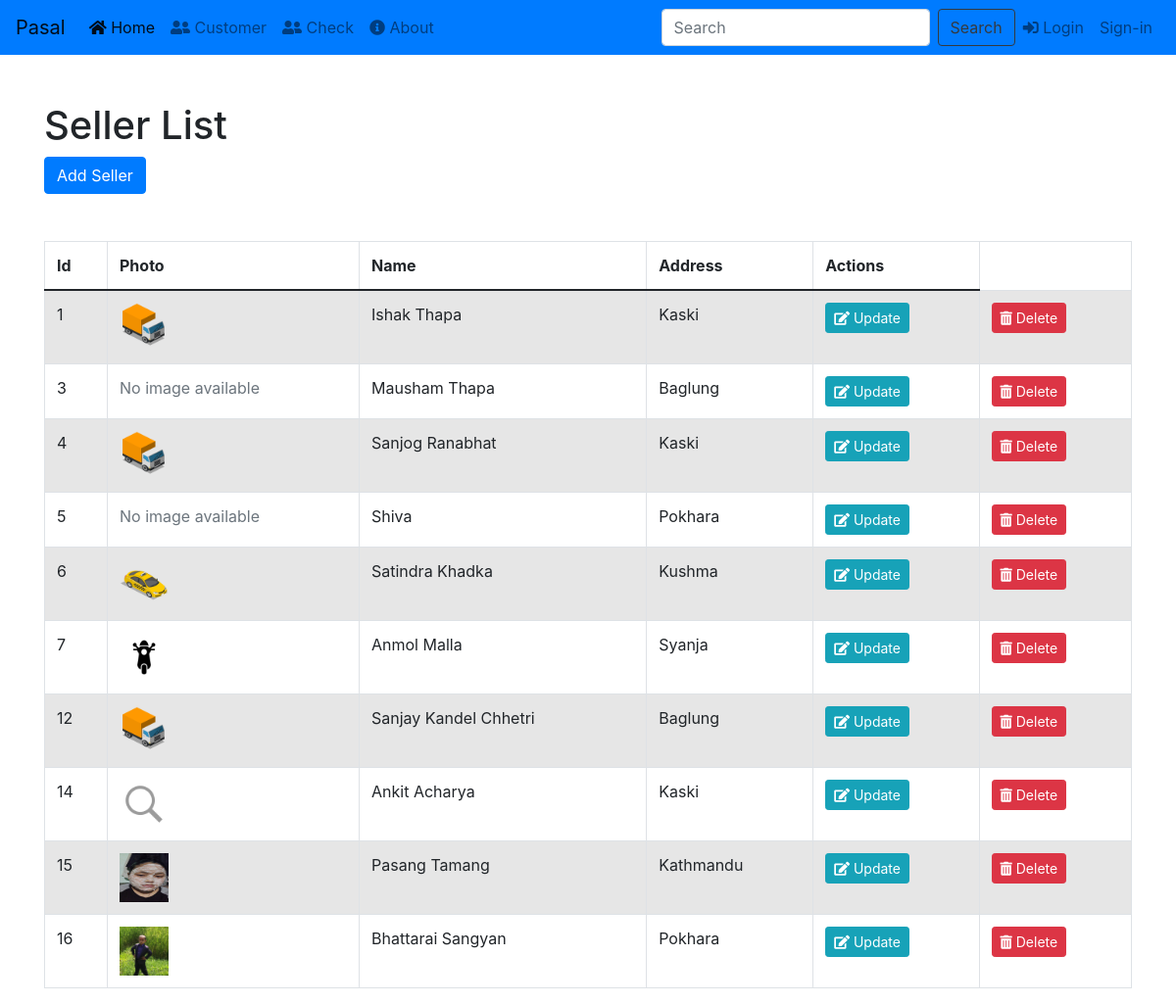
Screenshot of /customer/ with the database file from the repository.
### Home/models.py (models this page shows, shortened)
class Customer(models.Model):
    name = models.CharField(max_length=100)
    address = models.CharField(max_length=100,null=True)
    image = models.ImageField(upload_to='static/image/',null=True,blank=True)

### Home/views.py (the view)
def customer(request):
    Customers = Customer.objects.all()
    cont ={
        'Customers':Customers
    }
    return render(request,'Home/customer.html',cont)

### Home/templates/Home/customer.html (shortened to what this page needs)
{%extends 'base.html'%}
{% load static %}
{%block content %}
<nav class="navbar navbar-expand-lg navbar-light bg-primary">
    <a class="navbar-brand" href="#">Pasal</a>
    <div class="collapse navbar-collapse" id="navbarNav">
      <ul class="navbar-nav mr-auto">
        <li class="nav-item active">
          <a class="nav-link" href="{% url 'index' %}"><i class="fas fa-home"></i> Home <span class="sr-only">(current)</span></a>
        </li>
        <li class="nav-item">
          <a class="nav-link" href="{% url 'customer' %}"><i class="fas fa-user-friends"></i> Customer</a>
        </li>
        <li class="nav-item">
          <a class="nav-link" href="{% url 'check' %}"><i class="fas fa-user-friends"></i> Check</a>
        </li>
        <li class="nav-item">
          <a class="nav-link" href="{% url 'about' %}"><i class="fas fa-info-circle"></i> About</a>
        </li>
      </ul>
      <form class="form-inline">
        <input class="form-control mr-sm-2" type="search" placeholder="Search" aria-label="Search">
        <button class="btn btn-outline-dark my-2 my-sm-0" type="submit">Search</button>
      </form>
      <ul class="navbar-nav">
        <li class="nav-item">
          <a class="nav-link" href="{% url 'login' %}"><i class="fas fa-sign-in-alt"></i> Login</a>
        </li>
        <li class="nav-item">
          <a class="nav-link" href="{% url 'register' %}">Sign-in</a>
        </li>
      </ul>
    </div>
  </nav>
  <div class="container mt-5">
    <h1>Seller List</h1>
    <a href="{% url 'add' %}" class="btn btn-primary mb-5">Add Seller</a>
    <table class="table table-striped table-bordered ">
        <thead>
            <tr>
                <th>Id</th>
                <th>Photo</th>
                <th>Name</th>
                <th>Address</th>
                <th>Actions</th>
            </tr>
        </thead>
        <tbody>
            {% for Customer in Customers %}
            <tr>
                <td>{{ Customer.id }}</td>
                <td>
                    {% if Customer.image %}
                    <img src="{{ Customer.image.url }}" class="" width="50" height="50" alt="{{ Customer.name }}">
                    {% else %}
                    <div class="text-muted">No image available</div>
                    {% endif %}
                </td>
                <td>{{ Customer.name }}</td>
                <td>{{ Customer.address }}</td>
                <td>
                    <a href="{% url 'update' Customer.id %}" class="btn btn-info btn-sm"><i class="fas fa-edit"></i> Update</a>
                </td>
                <td>
                    <a href="{% url 'delete' Customer.id %}" class="btn btn-danger btn-sm"><i class="fas fa-trash-alt"></i> Delete</a>
                </td>
            </tr>
            {% endfor %}
        </tbody>
    </table>
</div>
{%endblock%}

### rows the page displays
Customer: id "1", image (picture), name "Ishak Thapa", address "Kaski"
Customer: id "3", shows "No image available", name "Mausham Thapa", address "Baglung"
Customer: id "4", image (picture), name "Sanjog Ranabhat", address "Kaski"
Customer: id "5", shows "No image available", name "Shiva", address "Pokhara"
Customer: id "6", image (picture), name "Satindra Khadka", address "Kushma"
Customer: id "7", image (picture), name "Anmol Malla", address "Syanja"
Customer: id "12", image (picture), name "Sanjay Kandel Chhetri", address "Baglung"
Customer: id "14", image (picture), name "Ankit Acharya", address "Kaski"
Customer: id "15", image (picture), name "Pasang Tamang", address "Kathmandu"
Customer: id "16", image (picture), name "Bhattarai Sangyan", address "Pokhara"
